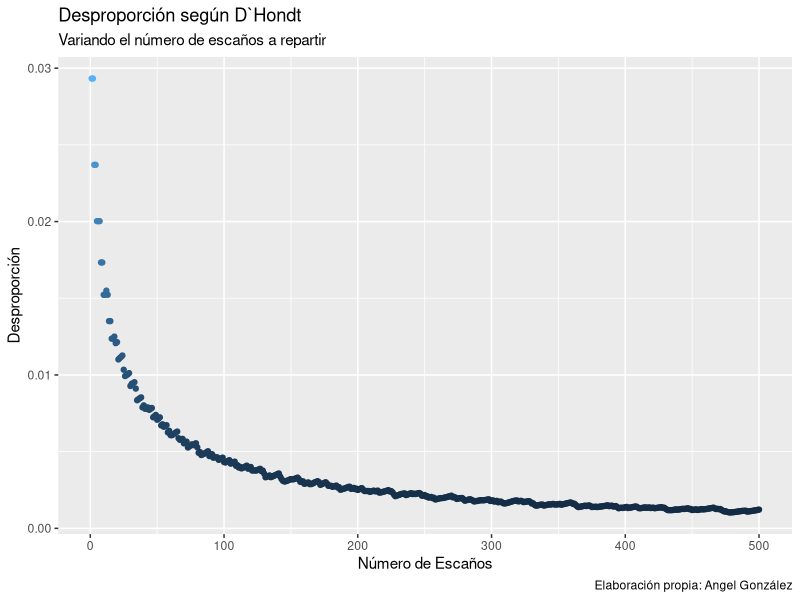
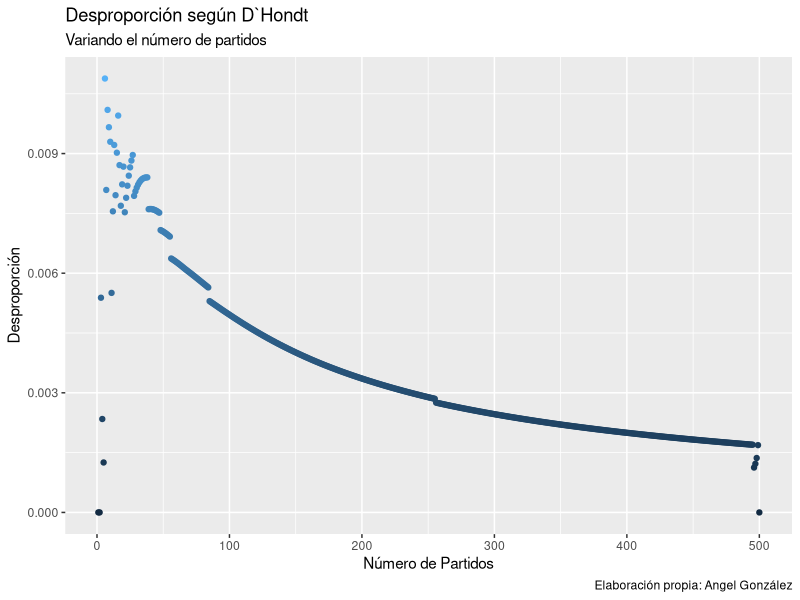
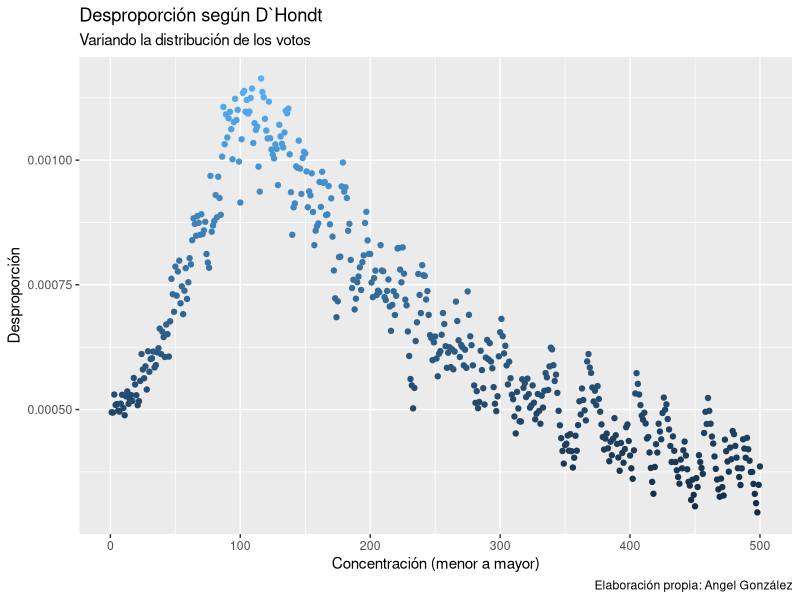

Here is the R script that generated these plots, in order: (Note: a time limit stopped this script after it produced the figures.)
## ---- chunk 1
knitr::opts_chunk$set(
  fig.path = "figurasR/",
  echo = FALSE, warning = FALSE, message = FALSE,
  fig.pos = "H", fig.align = "center", out.width = "95%",
  cache = FALSE
)
## ---- chunk 2

library(ggplot2)

n_partidos <- seq_len(50)[-1]

densidad <- rep(length(n_partidos), 100)

n_escannos <- seq_len(50)
## ---- chunk 3
library(data.table)
# Variables
partidos <- paste("Partido_", seq_len(49), sep = "")
n_escannos <- 5
votos <- trunc(seq(from = 100, to = 1, length.out = length(partidos)))

asientos_dhondt <- function(partidos, votos,
                            n_escannos,
                            couta_min = 0) {
  # Cuota mínima
  nv <- sum(votos)
  vn <- votos
  vn[votos <= nv * couta_min] <- 0
  votos <- vn

  # Escaños
  div <- 1:n_escannos
  G <- sapply(div, function(x) votos / x)
  cuota <- G[order(G, decreasing = T)][n_escannos]
  W <- (G >= cuota)
  seats <- rowSums(W)
  o <- seats
  # Resultados
  data.frame("Partidos" = partidos, "Escanos" = as.numeric(o))
}

# Modelo para España
# desde <- 1 + grep(pattern = "nulos", x = colnames(datos1977))
# partidos <- colnames(datos1977)[desde:(length(colnames(datos1977)) - 1)]
# prov <- 1
# n_escannos <- datos1977$asientos[prov]
# votos <- as.numeric(datos1977[prov, desde:(ncol(datos1977) - 1)])
#
# asientos_dhondt(partidos, votos, n_escannos, couta_min = .03)
####


#
# resul <- NULL
# for (prov in seq_len(nrow(datos1977))) {
#   # Votos tenerife Alianza Popular mal contados
#   if (prov == 15) {
#     datos1977[prov, 12] <- 23866
#   }
#   n_escannos <- datos1977$asientos[prov]
#   votos <- as.numeric(datos1977[prov, desde:(ncol(datos1977) - 1)])
#   resul[[prov]] <- asientos_dhondt(partidos, votos, n_escannos, couta_min = .03)
# }
#
# resul <- as.data.table(resul)
# resultados <- cbind.data.frame("Partidos" = resul[, 1], "Escaños" = rowSums(resul[, lapply(resul, is.numeric) == TRUE, with = FALSE]))
## ---- chunk 4
# D`Hondt Prueba fijo densidad, fijo votos, fijo n_partidos, distintos escaños
partidos <- paste("Partido_", seq_len(49), sep = "")
n_escannos <- 5000
votos <- trunc(seq(from = 10e5, to = 1, length.out = length(partidos)))
votos <- votos / seq_len(49)

# resul <- NULL
# for (i in seq_len(n_escannos)) {
#   # n_escannos <- i # Variable
#   # votos <- votos # Fijo
#   resul[[i]] <- asientos_dhondt(partidos, votos, i, couta_min = 0)$Escanos
# }
resul <- lapply(seq_len(n_escannos), function(x) asientos_dhondt(partidos, votos, x, couta_min = 0)$Escanos)
resul1 <- as.data.table(resul)
# beepr::beep(sound = 3)
# resultados <- cbind.data.frame("Partidos" = resul[, 1], "Escaños" = rowSums(resul[, lapply(resul, is.numeric) == TRUE, with = FALSE]))
## ---- chunk 5
desproporción <-
  function(s, v) {
    s <- as.vector(s)
    v <- as.vector(v)
    l_s <- length(s)
    #        l_v <- length(v)
    s_s <- sum(s)
    s_v <- sum(v)
    p_s <- s / s_s
    p_v <- v / s_v

    o <- (1 / l_s) * sum(abs(p_s - p_v))
    #            nm <- 'Rae'

    # return(list(measure=nm, value=o))
    o
  }


# desproporción(s = resul1[, 1], v = votos)

dis <- apply(X = resul1[, 1:500], MARGIN = 2, FUN = function(x) desproporción(s = x, v = votos))

library(ggplot2)
library(ggthemes)
# qplot(seq_len(length(dis)),dis)

dis1 <- data.frame("Desproporción" = dis, "Escannos" = seq_len(length(dis)))
var_esc_dhondt <- dis1

ggplot(data = dis1, mapping = aes(Escannos, Desproporción)) +
  geom_point(data = dis1, mapping = aes(color = Desproporción), show.legend = F) +
  scale_fill_gradient(low = "red", high = "yellow") +
  labs(subtitle = "Variando el número de escaños a repartir", title = "Desproporción según D`Hondt", caption = "Elaboración propia: Angel González", x = "Número de Escaños")
## ---- chunk 6
# D`Hondt Prueba fijo densidad, fijo votos, var n_partidos, fijo escaños
partidos <- NULL
for (i in seq_len(500)) {
  partidos[[i]] <- paste("Partido_", seq_len(i), sep = "")
}
# partidos <- paste("Partido_", seq_len(49), sep = "")
n_escannos <- 30
votos <- NULL
for (i in seq_len(500)) {
  votos[[i]] <- trunc(seq(from = 10e5, to = 1, length.out = length(partidos[[i]])))
  votos[[i]] <- votos[[i]] / seq_len(length(partidos[[i]]))
}
# votos <- trunc(seq(from = 10e5, to = 1, length.out = length(partidos)))
# votos <- votos/seq_len(length(partidos))

resul <- NULL
for (i in seq_len(length(partidos))) {
  if (i == 1) {
    next
  }
  n_escannos <- 50 # Variable
  # votos <- votos[[i]] # Fijo
  resul[[i]] <- asientos_dhondt(partidos[[i]], votos[[i]], n_escannos, couta_min = 0)$Escanos
}

resul1 <- as.data.table(resul)
# Arreglar tabla poniendo NA donde se necesita
for (i in 3:(ncol(resul1) - 2)) {
  resul1[[i - 2]][i:nrow(resul1)] <- NA
}

# Analizar la desproporción columna a columna
dis <- seq_len(length(partidos))
for (i in seq_len(length(partidos) - 1)) {
  dis[i] <- desproporción(s = as.vector(na.omit(resul1[[i]])), v = votos[[i + 1]])
}
# desproporción(s = resul1[,1],v = votos)

# dis <- apply(X = resul1,MARGIN = 2,FUN = function(x) desproporción(s = x,v = votos))
dis[500] <- 0


library(ggplot2)
# qplot(seq_len(length(dis)),dis)

dis1 <- data.frame("Desproporción" = dis, "Escannos" = seq_len(length(dis)))
var_par_dhondt <- dis1

ggplot(data = dis1, mapping = aes(Escannos, Desproporción)) +
  geom_point(data = dis1, mapping = aes(color = Desproporción), show.legend = F) +
  scale_fill_gradient(low = "red", high = "yellow") +
  labs(subtitle = "Variando el número de partidos", title = "Desproporción según D`Hondt", caption = "Elaboración propia: Angel González", x = "Número de Partidos")
## ---- chunk 7
# D`Hondt Prueba var densidad, fijo votos, fijo n_partidos, fijo escaños
partidos <- paste("Partido_", seq_len(49), sep = "")
n_escannos <- 500
# votos <- trunc(seq(from = 10e5, to = 1, length.out = length(partidos)))

# Modificar la densidad de los votos
votos <- trunc(rep(x = 10e5, length(partidos)))
expon <- seq(from = 0.001, to = 1, length.out = 1000)
vot <- NULL
for (i in seq_len(1000)) {
  vot[[i]] <- votos * dexp(seq_len(length(partidos)), rate = expon[i])
}



# ut <- (datos1977[1:nrow(datos1977),9:ncol(datos1977)])
# ut <- as.matrix(ut)
# lm(1:ncol(ut)~sort(ut[1,],decreasing = T))




# Aplicarlo
resul <- NULL
for (i in seq_len(n_escannos)) {
  # n_escannos <- i # Variable
  votos <- vot[[i]] # Fijo
  resul[[i]] <- asientos_dhondt(partidos, votos, n_escannos, couta_min = 0)$Escanos
}

resul1 <- as.data.table(resul)

# Analizar la desproporción columna a columna
dis <- seq_len(ncol(resul1))
for (i in seq_len(ncol(resul1))) {
  dis[i] <- desproporción(s = resul1[[i]], v = vot[[i]])
}
# desproporción(s = resul1[,1],v = votos)

# dis <- apply(X = resul1,MARGIN = 2,FUN = function(x) desproporción(s = x,v = votos))



library(ggplot2)
# qplot(seq_len(length(dis)),dis,main = "Prueba",ylab = "Desproporción",xlab = "
#       Concentración (menor a mayor)")

dis1 <- data.frame("Desproporción" = dis, "Escannos" = seq_len(length(dis)))
var_dis_dhondt <- dis1

ggplot(data = dis1, mapping = aes(Escannos, Desproporción)) +
  geom_point(data = dis1, mapping = aes(color = Desproporción), show.legend = F) +
  scale_fill_gradient(low = "red", high = "yellow") +
  labs(subtitle = "Variando la distribución de los votos", title = "Desproporción según D`Hondt", caption = "Elaboración propia: Angel González", x = "Concentración (menor a mayor)")
## ---- chunk 8
library(data.table)
# Variables
partidos <- paste("Partido_", seq_len(49), sep = "")
n_escannos <- 5
votos <- trunc(seq(from = 100, to = 1, length.out = length(partidos)))

asientos_dhondt <- function(partidos, votos,
                            n_escannos,
                            couta_min = 0) {
  # Cuota mínima
  nv <- sum(votos)
  vn <- votos
  vn[votos <= nv * couta_min] <- 0
  votos <- vn

  # Escaños
  div <- 2 * (1:n_escannos) - 1
  G <- sapply(div, function(x) votos / x)
  cuota <- G[order(G, decreasing = T)][n_escannos]
  W <- (G >= cuota)
  seats <- rowSums(W)
  o <- seats
  # Resultados
  data.frame("Partidos" = partidos, "Escanos" = as.numeric(o))
}

# Modelo para España
# desde <- 1 + grep(pattern = "nulos", x = colnames(datos1977))
# partidos <- colnames(datos1977)[desde:(length(colnames(datos1977)) - 1)]
# prov <- 1
# n_escannos <- datos1977$asientos[prov]
# votos <- as.numeric(datos1977[prov, desde:(ncol(datos1977) - 1)])
#
# asientos_dhondt(partidos, votos, n_escannos, couta_min = .03)
####


#
# resul <- NULL
# for (prov in seq_len(nrow(datos1977))) {
#   # Votos tenerife Alianza Popular mal contados
#   if (prov == 15) {
#     datos1977[prov, 12] <- 23866
#   }
#   n_escannos <- datos1977$asientos[prov]
#   votos <- as.numeric(datos1977[prov, desde:(ncol(datos1977) - 1)])
#   resul[[prov]] <- asientos_dhondt(partidos, votos, n_escannos, couta_min = .03)
# }
#
# resul <- as.data.table(resul)
# resultados <- cbind.data.frame("Partidos" = resul[, 1], "Escaños" = rowSums(resul[, lapply(resul, is.numeric) == TRUE, with = FALSE]))
## ---- chunk 9
# Sainte-Lague Prueba fijo densidad, fijo votos, fijo n_partidos, distintos escaños
partidos <- paste("Partido_", seq_len(49), sep = "")
n_escannos <- 5000
votos <- trunc(seq(from = 10e5, to = 1, length.out = length(partidos)))
votos <- votos / seq_len(49)

# resul <- NULL
# for (i in seq_len(n_escannos)) {
#   n_escannos <- i # Variable
#   votos <- votos # Fijo
#   resul[[i]] <- asientos_dhondt(partidos, votos, n_escannos, couta_min = 0)$Escanos
# }
resul <- lapply(seq_len(n_escannos), function(x) asientos_dhondt(partidos, votos, x, couta_min = 0)$Escanos)
resul1 <- as.data.table(resul)
# beepr::beep(sound = 3)
# resultados <- cbind.data.frame("Partidos" = resul[, 1], "Escaños" = rowSums(resul[, lapply(resul, is.numeric) == TRUE, with = FALSE]))
## ---- chunk 10
desproporción <-
  function(s, v) {
    s <- as.vector(s)
    v <- as.vector(v)
    l_s <- length(s)
    #        l_v <- length(v)
    s_s <- sum(s)
    s_v <- sum(v)
    p_s <- s / s_s
    p_v <- v / s_v

    o <- (1 / l_s) * sum(abs(p_s - p_v))
    #            nm <- 'Rae'

    # return(list(measure=nm, value=o))
    o
  }


#desproporción(s = resul1[, 1], v = votos)

dis <- apply(X = resul1[, 1:500], MARGIN = 2, FUN = function(x) desproporción(s = x, v = votos))

library(ggplot2)
library(ggthemes)
# qplot(seq_len(length(dis)),dis)

dis1 <- data.frame("Desproporción" = dis, "Escannos" = seq_len(length(dis)))
var_esc_sl <- dis1

ggplot(data = dis1, mapping = aes(Escannos, Desproporción)) +
  geom_point(data = dis1, mapping = aes(color = Desproporción), show.legend = F) +
  scale_fill_gradient(low = "red", high = "yellow") +
  labs(subtitle = "Variando el número de escaños a repartir", title = "Desproporción según Sainte-Lague", caption = "Elaboración propia: Angel González", x = "Número de Escaños")
## ---- chunk 11
# Sainte-Lague Prueba fijo densidad, fijo votos, var n_partidos, fijo escaños
partidos <- NULL
for (i in seq_len(500)) {
  partidos[[i]] <- paste("Partido_", seq_len(i), sep = "")
}
# partidos <- paste("Partido_", seq_len(49), sep = "")
n_escannos <- 30
votos <- NULL
for (i in seq_len(500)) {
  votos[[i]] <- trunc(seq(from = 10e5, to = 1, length.out = length(partidos[[i]])))
  votos[[i]] <- votos[[i]] / seq_len(length(partidos[[i]]))
}
# votos <- trunc(seq(from = 10e5, to = 1, length.out = length(partidos)))
# votos <- votos/seq_len(length(partidos))

resul <- NULL
for (i in seq_len(length(partidos))) {
  if (i == 1) {
    next
  }
  n_escannos <- 50 # Variable
  # votos <- votos[[i]] # Fijo
  resul[[i]] <- asientos_dhondt(partidos[[i]], votos[[i]], n_escannos, couta_min = 0)$Escanos
}

resul1 <- as.data.table(resul)
# Arreglar tabla poniendo NA donde se necesita
for (i in 3:(ncol(resul1) - 2)) {
  resul1[[i - 2]][i:nrow(resul1)] <- NA
}

# Analizar la desproporción columna a columna
dis <- seq_len(length(partidos))
for (i in seq_len(length(partidos) - 1)) {
  dis[i] <- desproporción(s = as.vector(na.omit(resul1[[i]])), v = votos[[i + 1]])
}
# desproporción(s = resul1[,1],v = votos)

# dis <- apply(X = resul1,MARGIN = 2,FUN = function(x) desproporción(s = x,v = votos))
dis[500] <- 0


library(ggplot2)
# qplot(seq_len(length(dis)),dis)

dis1 <- data.frame("Desproporción" = dis, "Escannos" = seq_len(length(dis)))
var_par_sl <- dis1


ggplot(data = dis1, mapping = aes(Escannos, Desproporción)) +
  geom_point(data = dis1, mapping = aes(color = Desproporción), show.legend = F) +
  scale_fill_gradient(low = "red", high = "yellow") +
  labs(subtitle = "Variando el número de partidos", title = "Desproporción según Sainte-Lague", caption = "Elaboración propia: Angel González", x = "Número de Partidos")
## ---- chunk 12
# Sainte-Lague Prueba var densidad, fijo votos, fijo n_partidos, fijo escaños
partidos <- paste("Partido_", seq_len(49), sep = "")
n_escannos <- 500
# votos <- trunc(seq(from = 10e5, to = 1, length.out = length(partidos)))

# Modificar la densidad de los votos
votos <- trunc(rep(x = 10e5, length(partidos)))
expon <- seq(from = 0.001, to = 1, length.out = 1000)
vot <- NULL
for (i in seq_len(1000)) {
  vot[[i]] <- votos * dexp(seq_len(length(partidos)), rate = expon[i])
}



# ut <- (datos1977[1:nrow(datos1977),9:ncol(datos1977)])
# ut <- as.matrix(ut)
# lm(1:ncol(ut)~sort(ut[1,],decreasing = T))




# Aplicarlo
resul <- NULL
for (i in seq_len(n_escannos)) {
  # n_escannos <- i # Variable
  votos <- vot[[i]] # Fijo
  resul[[i]] <- asientos_dhondt(partidos, votos, n_escannos, couta_min = 0)$Escanos
}

resul1 <- as.data.table(resul)

# Analizar la desproporción columna a columna
dis <- seq_len(ncol(resul1))
for (i in seq_len(ncol(resul1))) {
  dis[i] <- desproporción(s = resul1[[i]], v = vot[[i]])
}
# desproporción(s = resul1[,1],v = votos)

# dis <- apply(X = resul1,MARGIN = 2,FUN = function(x) desproporción(s = x,v = votos))



library(ggplot2)
# qplot(seq_len(length(dis)),dis,main = "Prueba",ylab = "Desproporción",xlab = "
#       Concentración (menor a mayor)")

dis1 <- data.frame("Desproporción" = dis, "Escannos" = seq_len(length(dis)))
var_dis_sl <- dis1

ggplot(data = dis1, mapping = aes(Escannos, Desproporción)) +
  geom_point(data = dis1, mapping = aes(color = Desproporción), show.legend = F) +
  scale_fill_gradient(low = "red", high = "yellow") +
  labs(subtitle = "Variando la distribución de los votos", title = "Desproporción según Sainte-Lague", caption = "Elaboración propia: Angel González", x = "Concentración (menor a mayor)")
## ---- chunk 13
library(data.table)
# Variables
partidos <- paste("Partido_", seq_len(49), sep = "")
n_escannos <- 5
votos <- trunc(seq(from = 100, to = 1, length.out = length(partidos)))

asientos_dhondt <- function(partidos, votos,
                            n_escannos,
                            couta_min = 0) {
  # Cuota mínima
  nv <- sum(votos)
  vn <- votos
  vn[votos <= nv * couta_min] <- 0
  votos <- vn

  # Escaños
  div <- c(1, (10 * (2:n_escannos) - 5) / 7)
  G <- sapply(div, function(x) votos / x)
  cuota <- G[order(G, decreasing = T)][n_escannos]
  W <- (G >= cuota)
  seats <- rowSums(W)
  o <- seats
  # Resultados
  data.frame("Partidos" = partidos, "Escanos" = as.numeric(o))
}

# Modelo para España
# desde <- 1 + grep(pattern = "nulos", x = colnames(datos1977))
# partidos <- colnames(datos1977)[desde:(length(colnames(datos1977)) - 1)]
# prov <- 1
# n_escannos <- datos1977$asientos[prov]
# votos <- as.numeric(datos1977[prov, desde:(ncol(datos1977) - 1)])
#
# asientos_dhondt(partidos, votos, n_escannos, couta_min = .03)
####


#
# resul <- NULL
# for (prov in seq_len(nrow(datos1977))) {
#   # Votos tenerife Alianza Popular mal contados
#   if (prov == 15) {
#     datos1977[prov, 12] <- 23866
#   }
#   n_escannos <- datos1977$asientos[prov]
#   votos <- as.numeric(datos1977[prov, desde:(ncol(datos1977) - 1)])
#   resul[[prov]] <- asientos_dhondt(partidos, votos, n_escannos, couta_min = .03)
# }
#
# resul <- as.data.table(resul)
# resultados <- cbind.data.frame("Partidos" = resul[, 1], "Escaños" = rowSums(resul[, lapply(resul, is.numeric) == TRUE, with = FALSE]))
## ---- chunk 14
# Modified Sainte-Lague Prueba fijo densidad, fijo votos, fijo n_partidos, distintos escaños
partidos <- paste("Partido_", seq_len(49), sep = "")
n_escannos <- 5000
votos <- trunc(seq(from = 10e5, to = 1, length.out = length(partidos)))
votos <- votos / seq_len(49)

# resul <- NULL
# for (i in seq_len(n_escannos)) {
#   n_escannos <- i # Variable
#   votos <- votos # Fijo
#   resul[[i]] <- asientos_dhondt(partidos, votos, n_escannos, couta_min = 0)$Escanos
# }
resul <- lapply(seq_len(n_escannos), function(x) asientos_dhondt(partidos, votos, x, couta_min = 0)$Escanos)
resul1 <- as.data.table(resul)
# beepr::beep(sound = 3)
# resultados <- cbind.data.frame("Partidos" = resul[, 1], "Escaños" = rowSums(resul[, lapply(resul, is.numeric) == TRUE, with = FALSE]))
## ---- chunk 15
desproporción <-
  function(s, v) {
    s <- as.vector(s)
    v <- as.vector(v)
    l_s <- length(s)
    #        l_v <- length(v)
    s_s <- sum(s)
    s_v <- sum(v)
    p_s <- s / s_s
    p_v <- v / s_v

    o <- (1 / l_s) * sum(abs(p_s - p_v))
    #            nm <- 'Rae'

    # return(list(measure=nm, value=o))
    o
  }


#desproporción(s = resul1[, 1], v = votos)

dis <- apply(X = resul1[, 1:500], MARGIN = 2, FUN = function(x) desproporción(s = x, v = votos))

library(ggplot2)
library(ggthemes)
# qplot(seq_len(length(dis)),dis)

dis1 <- data.frame("Desproporción" = dis, "Escannos" = seq_len(length(dis)))
var_esc_msl <- dis1

ggplot(data = dis1, mapping = aes(Escannos, Desproporción)) +
  geom_point(data = dis1, mapping = aes(color = Desproporción), show.legend = F) +
  scale_fill_gradient(low = "red", high = "yellow") +
  labs(subtitle = "Variando el número de escaños a repartir", title = "Desproporción según Modified Sainte-Lague", caption = "Elaboración propia: Angel González", x = "Número de Escaños")
## ---- chunk 16
# Modified Sainte-Lague Prueba fijo densidad, fijo votos, var n_partidos, fijo escaños
partidos <- NULL
for (i in seq_len(500)) {
  partidos[[i]] <- paste("Partido_", seq_len(i), sep = "")
}
# partidos <- paste("Partido_", seq_len(49), sep = "")
n_escannos <- 30
votos <- NULL
for (i in seq_len(500)) {
  votos[[i]] <- trunc(seq(from = 10e5, to = 1, length.out = length(partidos[[i]])))
  votos[[i]] <- votos[[i]] / seq_len(length(partidos[[i]]))
}
# votos <- trunc(seq(from = 10e5, to = 1, length.out = length(partidos)))
# votos <- votos/seq_len(length(partidos))

resul <- NULL
for (i in seq_len(length(partidos))) {
  if (i == 1) {
    next
  }
  n_escannos <- 50 # Variable
  # votos <- votos[[i]] # Fijo
  resul[[i]] <- asientos_dhondt(partidos[[i]], votos[[i]], n_escannos, couta_min = 0)$Escanos
}

resul1 <- as.data.table(resul)
# Arreglar tabla poniendo NA donde se necesita
for (i in 3:(ncol(resul1) - 2)) {
  resul1[[i - 2]][i:nrow(resul1)] <- NA
}

# Analizar la desproporción columna a columna
dis <- seq_len(length(partidos))
for (i in seq_len(length(partidos) - 1)) {
  dis[i] <- desproporción(s = as.vector(na.omit(resul1[[i]])), v = votos[[i + 1]])
}
# desproporción(s = resul1[,1],v = votos)

# dis <- apply(X = resul1,MARGIN = 2,FUN = function(x) desproporción(s = x,v = votos))
dis[500] <- 0


library(ggplot2)
# qplot(seq_len(length(dis)),dis)

dis1 <- data.frame("Desproporción" = dis, "Escannos" = seq_len(length(dis)))
var_par_msl <- dis1

ggplot(data = dis1, mapping = aes(Escannos, Desproporción)) +
  geom_point(data = dis1, mapping = aes(color = Desproporción), show.legend = F) +
  scale_fill_gradient(low = "red", high = "yellow") +
  labs(subtitle = "Variando el número de partidos", title = "Desproporción según Modified Sainte-Lague", caption = "Elaboración propia: Angel González", x = "Número de Partidos")
## ---- chunk 17
# Modified Sainte-Lague Prueba var densidad, fijo votos, fijo n_partidos, fijo escaños
partidos <- paste("Partido_", seq_len(49), sep = "")
n_escannos <- 500
# votos <- trunc(seq(from = 10e5, to = 1, length.out = length(partidos)))

# Modificar la densidad de los votos
votos <- trunc(rep(x = 10e5, length(partidos)))
expon <- seq(from = 0.001, to = 1, length.out = 1000)
vot <- NULL
for (i in seq_len(1000)) {
  vot[[i]] <- votos * dexp(seq_len(length(partidos)), rate = expon[i])
}



# ut <- (datos1977[1:nrow(datos1977),9:ncol(datos1977)])
# ut <- as.matrix(ut)
# lm(1:ncol(ut)~sort(ut[1,],decreasing = T))




# Aplicarlo
resul <- NULL
for (i in seq_len(n_escannos)) {
  # n_escannos <- i # Variable
  votos <- vot[[i]] # Fijo
  resul[[i]] <- asientos_dhondt(partidos, votos, n_escannos, couta_min = 0)$Escanos
}

resul1 <- as.data.table(resul)

# Analizar la desproporción columna a columna
dis <- seq_len(ncol(resul1))
for (i in seq_len(ncol(resul1))) {
  dis[i] <- desproporción(s = resul1[[i]], v = vot[[i]])
}
# desproporción(s = resul1[,1],v = votos)

# dis <- apply(X = resul1,MARGIN = 2,FUN = function(x) desproporción(s = x,v = votos))



library(ggplot2)
# qplot(seq_len(length(dis)),dis,main = "Prueba",ylab = "Desproporción",xlab = "
#       Concentración (menor a mayor)")

dis1 <- data.frame("Desproporción" = dis, "Escannos" = seq_len(length(dis)))
var_dis_msl <- dis1

ggplot(data = dis1, mapping = aes(Escannos, Desproporción)) +
  geom_point(data = dis1, mapping = aes(color = Desproporción), show.legend = F) +
  scale_fill_gradient(low = "red", high = "yellow") +
  labs(subtitle = "Variando la distribución de los votos", title = "Desproporción según Modified Sainte-Lague", caption = "Elaboración propia: Angel González", x = "Concentración (menor a mayor)")
## ---- chunk 18
library(data.table)
# Variables
partidos <- paste("Partido_", seq_len(49), sep = "")
n_escannos <- 5
votos <- trunc(seq(from = 100, to = 1, length.out = length(partidos)))

asientos_dhondt <- function(partidos, votos,
                            n_escannos,
                            couta_min = 0) {
  # Cuota mínima
  nv <- sum(votos)
  vn <- votos
  vn[votos <= nv * couta_min] <- 0
  votos <- vn

  # Escaños
  div <- ((1:n_escannos) + 1) / 2
  G <- sapply(div, function(x) votos / x)
  cuota <- G[order(G, decreasing = T)][n_escannos]
  W <- (G >= cuota)
  seats <- rowSums(W)
  o <- seats
  # Resultados
  data.frame("Partidos" = partidos, "Escanos" = as.numeric(o))
}

# Modelo para España
# desde <- 1 + grep(pattern = "nulos", x = colnames(datos1977))
# partidos <- colnames(datos1977)[desde:(length(colnames(datos1977)) - 1)]
# prov <- 1
# n_escannos <- datos1977$asientos[prov]
# votos <- as.numeric(datos1977[prov, desde:(ncol(datos1977) - 1)])
#
# asientos_dhondt(partidos, votos, n_escannos, couta_min = .03)
####


#
# resul <- NULL
# for (prov in seq_len(nrow(datos1977))) {
#   # Votos tenerife Alianza Popular mal contados
#   if (prov == 15) {
#     datos1977[prov, 12] <- 23866
#   }
#   n_escannos <- datos1977$asientos[prov]
#   votos <- as.numeric(datos1977[prov, desde:(ncol(datos1977) - 1)])
#   resul[[prov]] <- asientos_dhondt(partidos, votos, n_escannos, couta_min = .03)
# }
#
# resul <- as.data.table(resul)
# resultados <- cbind.data.frame("Partidos" = resul[, 1], "Escaños" = rowSums(resul[, lapply(resul, is.numeric) == TRUE, with = FALSE]))
## ---- chunk 19
# Imperiali Prueba fijo densidad, fijo votos, fijo n_partidos, distintos escaños
partidos <- paste("Partido_", seq_len(49), sep = "")
n_escannos <- 5000
votos <- trunc(seq(from = 10e5, to = 1, length.out = length(partidos)))
votos <- votos / seq_len(49)

# resul <- NULL
# for (i in seq_len(n_escannos)) {
#   n_escannos <- i # Variable
#   votos <- votos # Fijo
#   resul[[i]] <- asientos_dhondt(partidos, votos, n_escannos, couta_min = 0)$Escanos
# }
resul <- lapply(seq_len(n_escannos), function(x) asientos_dhondt(partidos, votos, x, couta_min = 0)$Escanos)
resul1 <- as.data.table(resul)
# beepr::beep(sound = 3)
# resultados <- cbind.data.frame("Partidos" = resul[, 1], "Escaños" = rowSums(resul[, lapply(resul, is.numeric) == TRUE, with = FALSE]))
## ---- chunk 20
desproporción <-
  function(s, v) {
    s <- as.vector(s)
    v <- as.vector(v)
    l_s <- length(s)
    #        l_v <- length(v)
    s_s <- sum(s)
    s_v <- sum(v)
    p_s <- s / s_s
    p_v <- v / s_v

    o <- (1 / l_s) * sum(abs(p_s - p_v))
    #            nm <- 'Rae'

    # return(list(measure=nm, value=o))
    o
  }


#desproporción(s = resul1[, 1], v = votos)

dis <- apply(X = resul1[, 1:500], MARGIN = 2, FUN = function(x) desproporción(s = x, v = votos))

library(ggplot2)
library(ggthemes)
# qplot(seq_len(length(dis)),dis)

dis1 <- data.frame("Desproporción" = dis, "Escannos" = seq_len(length(dis)))
var_esc_imp <- dis1

ggplot(data = dis1, mapping = aes(Escannos, Desproporción)) +
  geom_point(data = dis1, mapping = aes(color = Desproporción), show.legend = F) +
  scale_fill_gradient(low = "red", high = "yellow") +
  labs(subtitle = "Variando el número de escaños a repartir", title = "Desproporción según Imperiali", caption = "Elaboración propia: Angel González", x = "Número de Escaños")
## ---- chunk 21
# Imperiali Prueba fijo densidad, fijo votos, var n_partidos, fijo escaños
partidos <- NULL
for (i in seq_len(500)) {
  partidos[[i]] <- paste("Partido_", seq_len(i), sep = "")
}
# partidos <- paste("Partido_", seq_len(49), sep = "")
n_escannos <- 30
votos <- NULL
for (i in seq_len(500)) {
  votos[[i]] <- trunc(seq(from = 10e5, to = 1, length.out = length(partidos[[i]])))
  votos[[i]] <- votos[[i]] / seq_len(length(partidos[[i]]))
}
# votos <- trunc(seq(from = 10e5, to = 1, length.out = length(partidos)))
# votos <- votos/seq_len(length(partidos))

resul <- NULL
for (i in seq_len(length(partidos))) {
  if (i == 1) {
    next
  }
  n_escannos <- 50 # Variable
  # votos <- votos[[i]] # Fijo
  resul[[i]] <- asientos_dhondt(partidos[[i]], votos[[i]], n_escannos, couta_min = 0)$Escanos
}

resul1 <- as.data.table(resul)
# Arreglar tabla poniendo NA donde se necesita
for (i in 3:(ncol(resul1) - 2)) {
  resul1[[i - 2]][i:nrow(resul1)] <- NA
}

# Analizar la desproporción columna a columna
dis <- seq_len(length(partidos))
for (i in seq_len(length(partidos) - 1)) {
  dis[i] <- desproporción(s = as.vector(na.omit(resul1[[i]])), v = votos[[i + 1]])
}
# desproporción(s = resul1[,1],v = votos)

# dis <- apply(X = resul1,MARGIN = 2,FUN = function(x) desproporción(s = x,v = votos))
dis[500] <- 0


library(ggplot2)
# qplot(seq_len(length(dis)),dis)

dis1 <- data.frame("Desproporción" = dis, "Escannos" = seq_len(length(dis)))
var_par_imp <- dis1

ggplot(data = dis1, mapping = aes(Escannos, Desproporción)) +
  geom_point(data = dis1, mapping = aes(color = Desproporción), show.legend = F) +
  scale_fill_gradient(low = "red", high = "yellow") +
  labs(subtitle = "Variando el número de partidos", title = "Desproporción según Imperiali", caption = "Elaboración propia: Angel González", x = "Número de Partidos")
## ---- chunk 22
# Imperiali Prueba var densidad, fijo votos, fijo n_partidos, fijo escaños
partidos <- paste("Partido_", seq_len(49), sep = "")
n_escannos <- 500
# votos <- trunc(seq(from = 10e5, to = 1, length.out = length(partidos)))

# Modificar la densidad de los votos
votos <- trunc(rep(x = 10e5, length(partidos)))
expon <- seq(from = 0.001, to = 1, length.out = 1000)
vot <- NULL
for (i in seq_len(1000)) {
  vot[[i]] <- votos * dexp(seq_len(length(partidos)), rate = expon[i])
}



# ut <- (datos1977[1:nrow(datos1977),9:ncol(datos1977)])
# ut <- as.matrix(ut)
# lm(1:ncol(ut)~sort(ut[1,],decreasing = T))




# Aplicarlo
resul <- NULL
for (i in seq_len(n_escannos)) {
  # n_escannos <- i # Variable
  votos <- vot[[i]] # Fijo
  resul[[i]] <- asientos_dhondt(partidos, votos, n_escannos, couta_min = 0)$Escanos
}

resul1 <- as.data.table(resul)

# Analizar la desproporción columna a columna
dis <- seq_len(ncol(resul1))
for (i in seq_len(ncol(resul1))) {
  dis[i] <- desproporción(s = resul1[[i]], v = vot[[i]])
}
# desproporción(s = resul1[,1],v = votos)

# dis <- apply(X = resul1,MARGIN = 2,FUN = function(x) desproporción(s = x,v = votos))



library(ggplot2)
# qplot(seq_len(length(dis)),dis,main = "Prueba",ylab = "Desproporción",xlab = "
#       Concentración (menor a mayor)")

dis1 <- data.frame("Desproporción" = dis, "Escannos" = seq_len(length(dis)))
var_dis_imp <- dis1

ggplot(data = dis1, mapping = aes(Escannos, Desproporción)) +
  geom_point(data = dis1, mapping = aes(color = Desproporción), show.legend = F) +
  scale_fill_gradient(low = "red", high = "yellow") +
  labs(subtitle = "Variando la distribución de los votos", title = "Desproporción según Imperiali", caption = "Elaboración propia: Angel González", x = "Concentración (menor a mayor)")
## ---- chunk 23
library(data.table)
# Variables
partidos <- paste("Partido_", seq_len(49), sep = "")
n_escannos <- 5
votos <- trunc(seq(from = 100, to = 1, length.out = length(partidos)))

asientos_dhondt <- function(partidos, votos,
                            n_escannos,
                            couta_min = 0) {
  # Cuota mínima
  nv <- sum(votos)
  vn <- votos
  vn[votos <= nv * couta_min] <- 0
  votos <- vn

  # Escaños
  div <- sqrt((1:n_escannos) * ((1:n_escannos) - 1))
  G <- sapply(div, function(x) votos / x)
  cuota <- G[order(G, decreasing = T)][n_escannos]
  W <- (G >= cuota)
  seats <- rowSums(W)
  o <- seats
  # Resultados
  data.frame("Partidos" = partidos, "Escanos" = as.numeric(o))
}

# Modelo para España
# desde <- 1 + grep(pattern = "nulos", x = colnames(datos1977))
# partidos <- colnames(datos1977)[desde:(length(colnames(datos1977)) - 1)]
# prov <- 1
# n_escannos <- datos1977$asientos[prov]
# votos <- as.numeric(datos1977[prov, desde:(ncol(datos1977) - 1)])
#
# asientos_dhondt(partidos, votos, n_escannos, couta_min = .03)
####


#
# resul <- NULL
# for (prov in seq_len(nrow(datos1977))) {
#   # Votos tenerife Alianza Popular mal contados
#   if (prov == 15) {
#     datos1977[prov, 12] <- 23866
#   }
#   n_escannos <- datos1977$asientos[prov]
#   votos <- as.numeric(datos1977[prov, desde:(ncol(datos1977) - 1)])
#   resul[[prov]] <- asientos_dhondt(partidos, votos, n_escannos, couta_min = .03)
# }
#
# resul <- as.data.table(resul)
# resultados <- cbind.data.frame("Partidos" = resul[, 1], "Escaños" = rowSums(resul[, lapply(resul, is.numeric) == TRUE, with = FALSE]))
## ---- chunk 24
# Huntington-Hill Prueba fijo densidad, fijo votos, fijo n_partidos, distintos escaños
partidos <- paste("Partido_", seq_len(49), sep = "")
n_escannos <- 5000
votos <- trunc(seq(from = 10e5, to = 1, length.out = length(partidos)))
votos <- votos / seq_len(49)

# resul <- NULL
# for (i in seq_len(n_escannos)) {
#   n_escannos <- i # Variable
#   votos <- votos # Fijo
#   resul[[i]] <- asientos_dhondt(partidos, votos, n_escannos, couta_min = 0)$Escanos
# }
resul <- lapply(seq_len(n_escannos), function(x) asientos_dhondt(partidos, votos, x, couta_min = 0)$Escanos)
resul1 <- as.data.table(resul)
# beepr::beep(sound = 3)
# resultados <- cbind.data.frame("Partidos" = resul[, 1], "Escaños" = rowSums(resul[, lapply(resul, is.numeric) == TRUE, with = FALSE]))
## ---- chunk 25
desproporción <-
  function(s, v) {
    s <- as.vector(s)
    v <- as.vector(v)
    l_s <- length(s)
    #        l_v <- length(v)
    s_s <- sum(s)
    s_v <- sum(v)
    p_s <- s / s_s
    p_v <- v / s_v

    o <- (1 / l_s) * sum(abs(p_s - p_v))
    #            nm <- 'Rae'

    # return(list(measure=nm, value=o))
    o
  }


#desproporción(s = resul1[, 1], v = votos)

dis <- apply(X = resul1[, 1:500], MARGIN = 2, FUN = function(x) desproporción(s = x, v = votos))

library(ggplot2)
library(ggthemes)
# qplot(seq_len(length(dis)),dis)

dis1 <- data.frame("Desproporción" = dis, "Escannos" = seq_len(length(dis)))
var_esc_hh <- dis1

ggplot(data = dis1, mapping = aes(Escannos, Desproporción)) +
  geom_point(data = dis1, mapping = aes(color = Desproporción), show.legend = F) +
  scale_fill_gradient(low = "red", high = "yellow") +
  labs(subtitle = "Variando el número de escaños a repartir", title = "Desproporción según Huntington-Hill", caption = "Elaboración propia: Angel González", x = "Número de Escaños")
## ---- chunk 26
# Huntington-Hill Prueba fijo densidad, fijo votos, var n_partidos, fijo escaños
partidos <- NULL
for (i in seq_len(500)) {
  partidos[[i]] <- paste("Partido_", seq_len(i), sep = "")
}
# partidos <- paste("Partido_", seq_len(49), sep = "")
n_escannos <- 30
votos <- NULL
for (i in seq_len(500)) {
  votos[[i]] <- trunc(seq(from = 10e5, to = 1, length.out = length(partidos[[i]])))
  votos[[i]] <- votos[[i]] / seq_len(length(partidos[[i]]))
}
# votos <- trunc(seq(from = 10e5, to = 1, length.out = length(partidos)))
# votos <- votos/seq_len(length(partidos))

resul <- NULL
for (i in seq_len(length(partidos))) {
  if (i == 1) {
    next
  }
  n_escannos <- 50 # Variable
  # votos <- votos[[i]] # Fijo
  resul[[i]] <- asientos_dhondt(partidos[[i]], votos[[i]], n_escannos, couta_min = 0)$Escanos
}

resul1 <- as.data.table(resul)
# Arreglar tabla poniendo NA donde se necesita
for (i in 3:(ncol(resul1) - 2)) {
  resul1[[i - 2]][i:nrow(resul1)] <- NA
}

# Analizar la desproporción columna a columna
dis <- seq_len(length(partidos))
for (i in seq_len(length(partidos) - 1)) {
  dis[i] <- desproporción(s = as.vector(na.omit(resul1[[i]])), v = votos[[i + 1]])
}
# desproporción(s = resul1[,1],v = votos)

# dis <- apply(X = resul1,MARGIN = 2,FUN = function(x) desproporción(s = x,v = votos))
dis[500] <- 0


library(ggplot2)
# qplot(seq_len(length(dis)),dis)

dis1 <- data.frame("Desproporción" = dis, "Escannos" = seq_len(length(dis)))
var_par_hh <- dis1

ggplot(data = dis1, mapping = aes(Escannos, Desproporción)) +
  geom_point(data = dis1, mapping = aes(color = Desproporción), show.legend = F) +
  scale_fill_gradient(low = "red", high = "yellow") +
  labs(subtitle = "Variando el número de partidos", title = "Desproporción según Huntington-Hill", caption = "Elaboración propia: Angel González", x = "Número de Partidos")
## ---- chunk 27
# Huntington-Hill Prueba var densidad, fijo votos, fijo n_partidos, fijo escaños
partidos <- paste("Partido_", seq_len(49), sep = "")
n_escannos <- 500
# votos <- trunc(seq(from = 10e5, to = 1, length.out = length(partidos)))

# Modificar la densidad de los votos
votos <- trunc(rep(x = 10e5, length(partidos)))
expon <- seq(from = 0.001, to = 1, length.out = 1000)
vot <- NULL
for (i in seq_len(1000)) {
  vot[[i]] <- votos * dexp(seq_len(length(partidos)), rate = expon[i])
}



# ut <- (datos1977[1:nrow(datos1977),9:ncol(datos1977)])
# ut <- as.matrix(ut)
# lm(1:ncol(ut)~sort(ut[1,],decreasing = T))




# Aplicarlo
resul <- NULL
for (i in seq_len(n_escannos)) {
  # n_escannos <- i # Variable
  votos <- vot[[i]] # Fijo
  resul[[i]] <- asientos_dhondt(partidos, votos, n_escannos, couta_min = 0)$Escanos
}

resul1 <- as.data.table(resul)

# Analizar la desproporción columna a columna
dis <- seq_len(ncol(resul1))
for (i in seq_len(ncol(resul1))) {
  dis[i] <- desproporción(s = resul1[[i]], v = vot[[i]])
}
# desproporción(s = resul1[,1],v = votos)

# dis <- apply(X = resul1,MARGIN = 2,FUN = function(x) desproporción(s = x,v = votos))



library(ggplot2)
# qplot(seq_len(length(dis)),dis,main = "Prueba",ylab = "Desproporción",xlab = "
#       Concentración (menor a mayor)")

dis1 <- data.frame("Desproporción" = dis, "Escannos" = seq_len(length(dis)))
var_dis_hh <- dis1

ggplot(data = dis1, mapping = aes(Escannos, Desproporción)) +
  geom_point(data = dis1, mapping = aes(color = Desproporción), show.legend = F) +
  scale_fill_gradient(low = "red", high = "yellow") +
  labs(subtitle = "Variando la distribución de los votos", title = "Desproporción según Huntington-Hill", caption = "Elaboración propia: Angel González", x = "Concentración (menor a mayor)")
## ---- chunk 28
library(data.table)
# Variables
partidos <- paste("Partido_", seq_len(49), sep = "")
n_escannos <- 5
votos <- trunc(seq(from = 100, to = 1, length.out = length(partidos)))

asientos_dhondt <- function(partidos, votos,
                            n_escannos,
                            couta_min = 0) {
  # Cuota mínima
  nv <- sum(votos)
  vn <- votos
  vn[votos <= nv * couta_min] <- 0
  votos <- vn

  # Escaños
  div <- 1:n_escannos - 1
  div[is.na(div)] <- 0
  G <- sapply(div, function(x) votos / x)
  cuota <- G[order(G, decreasing = T)][n_escannos]
  W <- (G >= cuota)
  seats <- rowSums(W)
  o <- seats
  # Resultados
  data.frame("Partidos" = partidos, "Escanos" = as.numeric(o))
}

# Modelo para España
# desde <- 1 + grep(pattern = "nulos", x = colnames(datos1977))
# partidos <- colnames(datos1977)[desde:(length(colnames(datos1977)) - 1)]
# prov <- 1
# n_escannos <- datos1977$asientos[prov]
# votos <- as.numeric(datos1977[prov, desde:(ncol(datos1977) - 1)])
#
# asientos_dhondt(partidos, votos, n_escannos, couta_min = .03)
####


#
# resul <- NULL
# for (prov in seq_len(nrow(datos1977))) {
#   # Votos tenerife Alianza Popular mal contados
#   if (prov == 15) {
#     datos1977[prov, 12] <- 23866
#   }
#   n_escannos <- datos1977$asientos[prov]
#   votos <- as.numeric(datos1977[prov, desde:(ncol(datos1977) - 1)])
#   resul[[prov]] <- asientos_dhondt(partidos, votos, n_escannos, couta_min = .03)
# }
#
# resul <- as.data.table(resul)
# resultados <- cbind.data.frame("Partidos" = resul[, 1], "Escaños" = rowSums(resul[, lapply(resul, is.numeric) == TRUE, with = FALSE]))
## ---- chunk 29
# Adams Prueba fijo densidad, fijo votos, fijo n_partidos, distintos escaños
partidos <- paste("Partido_", seq_len(49), sep = "")
n_escannos <- 5000
votos <- trunc(seq(from = 10e5, to = 1, length.out = length(partidos)))
votos <- votos / seq_len(49)

# resul <- NULL
# for (i in seq_len(n_escannos)) {
#   n_escannos <- i # Variable
#   votos <- votos # Fijo
#   resul[[i]] <- asientos_dhondt(partidos, votos, n_escannos, couta_min = 0)$Escanos
# }
resul <- lapply(seq_len(n_escannos), function(x) asientos_dhondt(partidos, votos, x, couta_min = 0)$Escanos)
resul1 <- as.data.table(resul)
# beepr::beep(sound = 3)
# resultados <- cbind.data.frame("Partidos" = resul[, 1], "Escaños" = rowSums(resul[, lapply(resul, is.numeric) == TRUE, with = FALSE]))
## ---- chunk 30
desproporción <-
  function(s, v) {
    s <- as.vector(s)
    v <- as.vector(v)
    l_s <- length(s)
    #        l_v <- length(v)
    s_s <- sum(s)
    s_v <- sum(v)
    p_s <- s / s_s
    p_v <- v / s_v

    o <- (1 / l_s) * sum(abs(p_s - p_v))
    #            nm <- 'Rae'

    # return(list(measure=nm, value=o))
    o
  }


#desproporción(s = resul1[, 1], v = votos)

dis <- apply(X = resul1[, 1:500], MARGIN = 2, FUN = function(x) desproporción(s = x, v = votos))

library(ggplot2)
library(ggthemes)
# qplot(seq_len(length(dis)),dis)

dis1 <- data.frame("Desproporción" = dis, "Escannos" = seq_len(length(dis)))
var_esc_ad <- dis1

ggplot(data = dis1, mapping = aes(Escannos, Desproporción)) +
  geom_point(data = dis1, mapping = aes(color = Desproporción), show.legend = F) +
  scale_fill_gradient(low = "red", high = "yellow") +
  labs(subtitle = "Variando el número de escaños a repartir", title = "Desproporción según Adams", caption = "Elaboración propia: Angel González", x = "Número de Escaños")
## ---- chunk 31
# Adams Prueba fijo densidad, fijo votos, var n_partidos, fijo escaños
partidos <- NULL
for (i in seq_len(500)) {
  partidos[[i]] <- paste("Partido_", seq_len(i), sep = "")
}
# partidos <- paste("Partido_", seq_len(49), sep = "")
n_escannos <- 30
votos <- NULL
for (i in seq_len(500)) {
  votos[[i]] <- trunc(seq(from = 10e5, to = 1, length.out = length(partidos[[i]])))
  votos[[i]] <- votos[[i]] / seq_len(length(partidos[[i]]))
}
# votos <- trunc(seq(from = 10e5, to = 1, length.out = length(partidos)))
# votos <- votos/seq_len(length(partidos))

resul <- NULL
for (i in seq_len(length(partidos))) {
  if (i == 1) {
    next
  }
  n_escannos <- 50 # Variable
  # votos <- votos[[i]] # Fijo
  resul[[i]] <- asientos_dhondt(partidos[[i]], votos[[i]], n_escannos, couta_min = 0)$Escanos
}

resul1 <- as.data.table(resul)
# Arreglar tabla poniendo NA donde se necesita
for (i in 3:(ncol(resul1) - 2)) {
  resul1[[i - 2]][i:nrow(resul1)] <- NA
}

# Analizar la desproporción columna a columna
dis <- seq_len(length(partidos))
for (i in seq_len(length(partidos) - 1)) {
  dis[i] <- desproporción(s = as.vector(na.omit(resul1[[i]])), v = votos[[i + 1]])
}
# desproporción(s = resul1[,1],v = votos)

# dis <- apply(X = resul1,MARGIN = 2,FUN = function(x) desproporción(s = x,v = votos))
dis[500] <- 0


library(ggplot2)
# qplot(seq_len(length(dis)),dis)

dis1 <- data.frame("Desproporción" = dis, "Escannos" = seq_len(length(dis)))
var_par_ad <- dis1

ggplot(data = dis1, mapping = aes(Escannos, Desproporción)) +
  geom_point(data = dis1, mapping = aes(color = Desproporción), show.legend = F) +
  scale_fill_gradient(low = "red", high = "yellow") +
  labs(subtitle = "Variando el número de partidos", title = "Desproporción según Adams", caption = "Elaboración propia: Angel González", x = "Número de Partidos")
## ---- chunk 32
# Adams Prueba var densidad, fijo votos, fijo n_partidos, fijo escaños
partidos <- paste("Partido_", seq_len(49), sep = "")
n_escannos <- 500
# votos <- trunc(seq(from = 10e5, to = 1, length.out = length(partidos)))

# Modificar la densidad de los votos
votos <- trunc(rep(x = 10e5, length(partidos)))
expon <- seq(from = 0.001, to = 1, length.out = 1000)
vot <- NULL
for (i in seq_len(1000)) {
  vot[[i]] <- votos * dexp(seq_len(length(partidos)), rate = expon[i])
}



# ut <- (datos1977[1:nrow(datos1977),9:ncol(datos1977)])
# ut <- as.matrix(ut)
# lm(1:ncol(ut)~sort(ut[1,],decreasing = T))




# Aplicarlo
resul <- NULL
for (i in seq_len(n_escannos)) {
  # n_escannos <- i # Variable
  votos <- vot[[i]] # Fijo
  resul[[i]] <- asientos_dhondt(partidos, votos, n_escannos, couta_min = 0)$Escanos
}

resul1 <- as.data.table(resul)

# Analizar la desproporción columna a columna
dis <- seq_len(ncol(resul1))
for (i in seq_len(ncol(resul1))) {
  dis[i] <- desproporción(s = resul1[[i]], v = vot[[i]])
}
# desproporción(s = resul1[,1],v = votos)

# dis <- apply(X = resul1,MARGIN = 2,FUN = function(x) desproporción(s = x,v = votos))



library(ggplot2)
# qplot(seq_len(length(dis)),dis,main = "Prueba",ylab = "Desproporción",xlab = "
#       Concentración (menor a mayor)")

dis1 <- data.frame("Desproporción" = dis, "Escannos" = seq_len(length(dis)))
var_dis_ad <- dis1

ggplot(data = dis1, mapping = aes(Escannos, Desproporción)) +
  geom_point(data = dis1, mapping = aes(color = Desproporción), show.legend = F) +
  scale_fill_gradient(low = "red", high = "yellow") +
  labs(subtitle = "Variando la distribución de los votos", title = "Desproporción según Adams", caption = "Elaboración propia: Angel González", x = "Concentración (menor a mayor)")
## ---- chunk 33
library(data.table)
# Variables
partidos <- paste("Partido_", seq_len(49), sep = "")
n_escannos <- 5
votos <- trunc(seq(from = 100, to = 1, length.out = length(partidos)))

asientos_dhondt <- function(partidos, votos,
                            n_escannos,
                            couta_min = 0) {
  # Cuota mínima
  nv <- sum(votos)
  vn <- votos
  vn[votos <= nv * couta_min] <- 0
  votos <- vn

  # Escaños
  div <- 3 * (1:n_escannos) - 2
  G <- sapply(div, function(x) votos / x)
  cuota <- G[order(G, decreasing = T)][n_escannos]
  W <- (G >= cuota)
  seats <- rowSums(W)
  o <- seats
  # Resultados
  data.frame("Partidos" = partidos, "Escanos" = as.numeric(o))
}

# Modelo para España
# desde <- 1 + grep(pattern = "nulos", x = colnames(datos1977))
# partidos <- colnames(datos1977)[desde:(length(colnames(datos1977)) - 1)]
# prov <- 1
# n_escannos <- datos1977$asientos[prov]
# votos <- as.numeric(datos1977[prov, desde:(ncol(datos1977) - 1)])
#
# asientos_dhondt(partidos, votos, n_escannos, couta_min = .03)
####


#
# resul <- NULL
# for (prov in seq_len(nrow(datos1977))) {
#   # Votos tenerife Alianza Popular mal contados
#   if (prov == 15) {
#     datos1977[prov, 12] <- 23866
#   }
#   n_escannos <- datos1977$asientos[prov]
#   votos <- as.numeric(datos1977[prov, desde:(ncol(datos1977) - 1)])
#   resul[[prov]] <- asientos_dhondt(partidos, votos, n_escannos, couta_min = .03)
# }
#
# resul <- as.data.table(resul)
# resultados <- cbind.data.frame("Partidos" = resul[, 1], "Escaños" = rowSums(resul[, lapply(resul, is.numeric) == TRUE, with = FALSE]))
## ---- chunk 34
# Danish Prueba fijo densidad, fijo votos, fijo n_partidos, distintos escaños
partidos <- paste("Partido_", seq_len(49), sep = "")
n_escannos <- 5000
votos <- trunc(seq(from = 10e5, to = 1, length.out = length(partidos)))
votos <- votos / seq_len(49)

# resul <- NULL
# for (i in seq_len(n_escannos)) {
#   n_escannos <- i # Variable
#   votos <- votos # Fijo
#   resul[[i]] <- asientos_dhondt(partidos, votos, n_escannos, couta_min = 0)$Escanos
# }
resul <- lapply(seq_len(n_escannos), function(x) asientos_dhondt(partidos, votos, x, couta_min = 0)$Escanos)
resul1 <- as.data.table(resul)
# beepr::beep(sound = 3)
# resultados <- cbind.data.frame("Partidos" = resul[, 1], "Escaños" = rowSums(resul[, lapply(resul, is.numeric) == TRUE, with = FALSE]))
## ---- chunk 35
desproporción <-
  function(s, v) {
    s <- as.vector(s)
    v <- as.vector(v)
    l_s <- length(s)
    #        l_v <- length(v)
    s_s <- sum(s)
    s_v <- sum(v)
    p_s <- s / s_s
    p_v <- v / s_v

    o <- (1 / l_s) * sum(abs(p_s - p_v))
    #            nm <- 'Rae'

    # return(list(measure=nm, value=o))
    o
  }


#desproporción(s = resul1[, 1], v = votos)

dis <- apply(X = resul1[, 1:500], MARGIN = 2, FUN = function(x) desproporción(s = x, v = votos))

library(ggplot2)
library(ggthemes)
# qplot(seq_len(length(dis)),dis)

dis1 <- data.frame("Desproporción" = dis, "Escannos" = seq_len(length(dis)))
var_esc_dan <- dis1

ggplot(data = dis1, mapping = aes(Escannos, Desproporción)) +
  geom_point(data = dis1, mapping = aes(color = Desproporción), show.legend = F) +
  scale_fill_gradient(low = "red", high = "yellow") +
  labs(subtitle = "Variando el número de escaños a repartir", title = "Desproporción según Danish", caption = "Elaboración propia: Angel González", x = "Número de Escaños")
## ---- chunk 36
# Danish Prueba fijo densidad, fijo votos, var n_partidos, fijo escaños
partidos <- NULL
for (i in seq_len(500)) {
  partidos[[i]] <- paste("Partido_", seq_len(i), sep = "")
}
# partidos <- paste("Partido_", seq_len(49), sep = "")
n_escannos <- 30
votos <- NULL
for (i in seq_len(500)) {
  votos[[i]] <- trunc(seq(from = 10e5, to = 1, length.out = length(partidos[[i]])))
  votos[[i]] <- votos[[i]] / seq_len(length(partidos[[i]]))
}
# votos <- trunc(seq(from = 10e5, to = 1, length.out = length(partidos)))
# votos <- votos/seq_len(length(partidos))

resul <- NULL
for (i in seq_len(length(partidos))) {
  if (i == 1) {
    next
  }
  n_escannos <- 50 # Variable
  # votos <- votos[[i]] # Fijo
  resul[[i]] <- asientos_dhondt(partidos[[i]], votos[[i]], n_escannos, couta_min = 0)$Escanos
}

resul1 <- as.data.table(resul)
# Arreglar tabla poniendo NA donde se necesita
for (i in 3:(ncol(resul1) - 2)) {
  resul1[[i - 2]][i:nrow(resul1)] <- NA
}

# Analizar la desproporción columna a columna
dis <- seq_len(length(partidos))
for (i in seq_len(length(partidos) - 1)) {
  dis[i] <- desproporción(s = as.vector(na.omit(resul1[[i]])), v = votos[[i + 1]])
}
# desproporción(s = resul1[,1],v = votos)

# dis <- apply(X = resul1,MARGIN = 2,FUN = function(x) desproporción(s = x,v = votos))
dis[500] <- 0


library(ggplot2)
# qplot(seq_len(length(dis)),dis)

dis1 <- data.frame("Desproporción" = dis, "Escannos" = seq_len(length(dis)))
var_par_dan <- dis1

ggplot(data = dis1, mapping = aes(Escannos, Desproporción)) +
  geom_point(data = dis1, mapping = aes(color = Desproporción), show.legend = F) +
  scale_fill_gradient(low = "red", high = "yellow") +
  labs(subtitle = "Variando el número de partidos", title = "Desproporción según Danish", caption = "Elaboración propia: Angel González", x = "Número de Partidos")
## ---- chunk 37
# Danish Prueba var densidad, fijo votos, fijo n_partidos, fijo escaños
partidos <- paste("Partido_", seq_len(49), sep = "")
n_escannos <- 500
# votos <- trunc(seq(from = 10e5, to = 1, length.out = length(partidos)))

# Modificar la densidad de los votos
votos <- trunc(rep(x = 10e5, length(partidos)))
expon <- seq(from = 0.001, to = 1, length.out = 1000)
vot <- NULL
for (i in seq_len(1000)) {
  vot[[i]] <- votos * dexp(seq_len(length(partidos)), rate = expon[i])
}



# ut <- (datos1977[1:nrow(datos1977),9:ncol(datos1977)])
# ut <- as.matrix(ut)
# lm(1:ncol(ut)~sort(ut[1,],decreasing = T))




# Aplicarlo
resul <- NULL
for (i in seq_len(n_escannos)) {
  # n_escannos <- i # Variable
  votos <- vot[[i]] # Fijo
  resul[[i]] <- asientos_dhondt(partidos, votos, n_escannos, couta_min = 0)$Escanos
}

resul1 <- as.data.table(resul)

# Analizar la desproporción columna a columna
dis <- seq_len(ncol(resul1))
for (i in seq_len(ncol(resul1))) {
  dis[i] <- desproporción(s = resul1[[i]], v = vot[[i]])
}
# desproporción(s = resul1[,1],v = votos)

# dis <- apply(X = resul1,MARGIN = 2,FUN = function(x) desproporción(s = x,v = votos))



library(ggplot2)
# qplot(seq_len(length(dis)),dis,main = "Prueba",ylab = "Desproporción",xlab = "
#       Concentración (menor a mayor)")

dis1 <- data.frame("Desproporción" = dis, "Escannos" = seq_len(length(dis)))
var_dis_dan <- dis1

ggplot(data = dis1, mapping = aes(Escannos, Desproporción)) +
  geom_point(data = dis1, mapping = aes(color = Desproporción), show.legend = F) +
  scale_fill_gradient(low = "red", high = "yellow") +
  labs(subtitle = "Variando la distribución de los votos", title = "Desproporción según Danish", caption = "Elaboración propia: Angel González", x = "Concentración (menor a mayor)")
## ---- chunk 38
var_esc_dhondt$Metodo <- "D`Hondt"
var_esc_sl$Metodo <- "Sainte-Lague"
var_esc_msl$Metodo <- "Modified Sainte-Lague"
var_esc_imp$Metodo <- "Imperiali"
var_esc_hh$Metodo <- "Huntington-Hill"
var_esc_ad$Metodo <- "Adams"
var_esc_dan$Metodo <- "Danish"

var_esc <- rbind(var_esc_dhondt, var_esc_sl, var_esc_msl, var_esc_imp, var_esc_hh, var_esc_ad, var_esc_dan)

# ggplot(data = var_esc, mapping = aes(Escannos, Desproporción)) +
#   # geom_point(data = var_esc, mapping = aes(fill = "Metodo"), show.legend = F) +
#   geom_point() +
#   facet_grid(cols = vars(Metodo)) +
#   scale_fill_gradient(low = "red", high = "yellow") +
#   labs(subtitle = "Variando la distribución de los votos", title = "Desproporción según Danish", caption = "Elaboración propia: Angel González", x = "Concentración (menor a mayor)")

ggplot(data = var_esc, mapping = aes(Escannos, Desproporción)) +
  geom_point(aes(colour = factor(Metodo)))+
  labs(subtitle = "Variando el número de escaños a repartir", title = "Desproporción ", caption = "Elaboración propia: Angel González", x = "Número de Escaños")+
  # labs(title = "Variando la distribución de los votos", subtitle = "Desproporción", caption = "Elaboración propia: Angel González", x = "Número de Escaños")+
  guides(color=guide_legend(title="Método"))+
  theme(
    legend.position = c(.95, .95),
    legend.justification = c("right", "top"),
    legend.box.just = "right",
    legend.margin = margin(6, 6, 6, 6)
    )

## ---- chunk 39
var_esc_dhondt$Metodo <- "D`Hondt"
var_esc_sl$Metodo <- "Sainte-Lague"
var_esc_msl$Metodo <- "Modified Sainte-Lague"
var_esc_imp$Metodo <- "Imperiali"
var_esc_hh$Metodo <- "Huntington-Hill"
var_esc_ad$Metodo <- "Adams"
var_esc_dan$Metodo <- "Danish"

var_esc <- rbind(var_esc_dhondt, var_esc_sl, var_esc_msl, var_esc_imp, var_esc_hh, var_esc_ad, var_esc_dan)

# ggplot(data = var_esc, mapping = aes(Escannos, Desproporción)) +
#   # geom_point(data = var_esc, mapping = aes(fill = "Metodo"), show.legend = F) +
#   geom_point() +
#   facet_grid(cols = vars(Metodo)) +
#   scale_fill_gradient(low = "red", high = "yellow") +
#   labs(subtitle = "Variando la distribución de los votos", title = "Desproporción según Danish", caption = "Elaboración propia: Angel González", x = "Concentración (menor a mayor)")

ggplot(data = var_esc[var_esc$Escannos>300&var_esc$Escannos<400,], mapping = aes(Escannos, Desproporción)) +
  geom_point(aes(colour = factor(Metodo)))+
  labs(subtitle = "Variando el número de escaños a repartir", title = "Desproporción ", caption = "Elaboración propia: Angel González", x = "Número de Escaños")+guides(color=guide_legend(title="Método"))+
  theme(
    legend.position = c(.95, .95),
    legend.justification = c("right", "top"),
    legend.box.just = "right",
    legend.margin = margin(6, 6, 6, 6)
    )

## ---- chunk 40
var_par_dhondt$Metodo <- "D`Hondt"
var_par_sl$Metodo <- "Sainte-Lague"
var_par_msl$Metodo <- "Modified Sainte-Lague"
var_par_imp$Metodo <- "Imperiali"
var_par_hh$Metodo <- "Huntington-Hill"
var_par_ad$Metodo <- "Adams"
var_par_dan$Metodo <- "Danish"

var_par <- rbind(var_par_dhondt, var_par_sl, var_par_msl, var_par_imp, var_par_hh, var_par_ad, var_par_dan)


  ggplot(data = var_par, mapping = aes(Escannos, Desproporción)) +
  geom_point(aes(colour = factor(Metodo)))+
  labs(subtitle = "Variando el número de partidos", title = "Desproporción", caption = "Elaboración propia: Angel González", x = "Número de partidos") + guides(color=guide_legend(title="Método")) +
  theme(
    legend.position = c(.95, .95),
    legend.justification = c("right", "top"),
    legend.box.just = "right",
    legend.margin = margin(6, 6, 6, 6)
    )
## ---- chunk 41
var_par_dhondt$Metodo <- "D`Hondt"
var_par_sl$Metodo <- "Sainte-Lague"
var_par_msl$Metodo <- "Modified Sainte-Lague"
var_par_imp$Metodo <- "Imperiali"
var_par_hh$Metodo <- "Huntington-Hill"
var_par_ad$Metodo <- "Adams"
var_par_dan$Metodo <- "Danish"

var_par <- rbind(var_par_dhondt, var_par_sl, var_par_msl, var_par_imp, var_par_hh, var_par_ad, var_par_dan)


  ggplot(data = var_par[var_par$Escannos<50,], mapping = aes(Escannos, Desproporción)) +
  geom_point(aes(colour = factor(Metodo)))+geom_line(aes(colour = factor(Metodo)),size=1)+
  labs(subtitle = "Variando el número de partidos", title = "Desproporción", caption = "Elaboración propia: Angel González", x = "Número de partidos") + guides(color=guide_legend(title="Método")) +
  theme(
    legend.position = c(.95, .95),
    legend.justification = c("right", "top"),
    legend.box.just = "right",
    legend.margin = margin(6, 6, 6, 6)
    )
## ---- chunk 42
var_dis_dhondt$Metodo <- "D`Hondt"
var_dis_sl$Metodo <- "Sainte-Lague"
var_dis_msl$Metodo <- "Modified Sainte-Lague"
var_dis_imp$Metodo <- "Imperiali"
var_dis_hh$Metodo <- "Huntington-Hill"
var_dis_ad$Metodo <- "Adams"
var_dis_dan$Metodo <- "Danish"

var_dis <- rbind(var_dis_dhondt, var_dis_sl, var_dis_msl, var_dis_imp, var_dis_hh, var_dis_ad, var_dis_dan)


  ggplot(data = var_dis, mapping = aes(Escannos, Desproporción)) +
  geom_point(aes(colour = factor(Metodo)))+
  labs(subtitle = "Variando la distribucion de los votos", title = "Desproporción", caption = "Elaboración propia: Angel González", x = "Concentración (menor a mayor)")+guides(color=guide_legend(title="Método"))+
  theme(
    legend.position = c(.95, .95),
    legend.justification = c("right", "top"),
    legend.box.just = "right",
    legend.margin = margin(6, 6, 6, 6)
    )
## ---- chunk 43
var_dis_dhondt$Metodo <- "D`Hondt"
var_dis_sl$Metodo <- "Sainte-Lague"
var_dis_msl$Metodo <- "Modified Sainte-Lague"
var_dis_imp$Metodo <- "Imperiali"
var_dis_hh$Metodo <- "Huntington-Hill"
var_dis_ad$Metodo <- "Adams"
var_dis_dan$Metodo <- "Danish"

var_dis <- rbind(var_dis_dhondt, var_dis_sl, var_dis_msl, var_dis_imp, var_dis_hh, var_dis_ad, var_dis_dan)


  ggplot(data = var_dis[var_dis$Escannos>400,], mapping = aes(Escannos, Desproporción)) +
  geom_point(aes(colour = factor(Metodo)))+
  labs(subtitle = "Variando la distribucion de los votos", title = "Desproporción", caption = "Elaboración propia: Angel González", x = "Concentración (menor a mayor)")+guides(color=guide_legend(title="Método"))+
  theme(
    legend.position = c(.95, .95),
    legend.justification = c("right", "top"),
    legend.box.just = "right",
    legend.margin = margin(6, 6, 6, 6)
    )
## ---- chunk 44
knitr::write_bib(c("knitr","rmarkdown","dplyr","ggplot2","xtable",
"stringr","shiny","flexdashboard","htmlwidgets",
"bookdown","tidyselect","tibble","scales"),
file="bib/paquetemio.bib",
width = 60)
